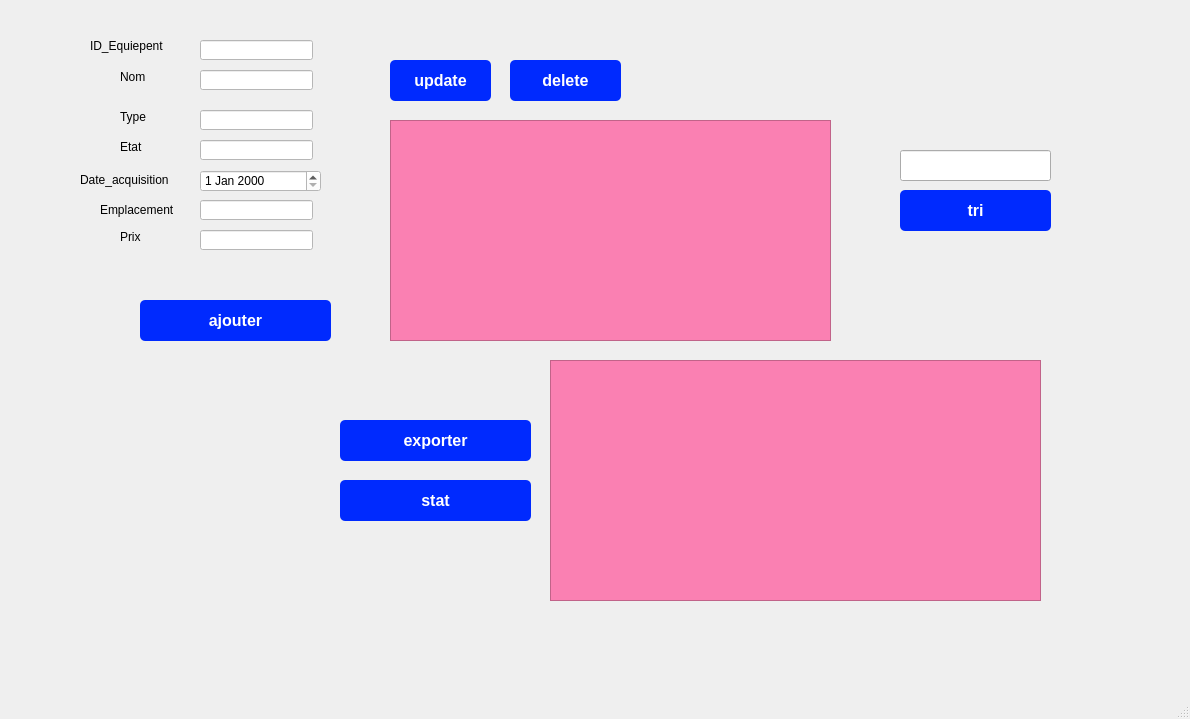
<?xml version="1.0" encoding="UTF-8"?>
<ui version="4.0">
 <class>MainWindow</class>
 <widget class="QMainWindow" name="MainWindow">
  <property name="geometry">
   <rect>
    <x>0</x>
    <y>0</y>
    <width>1190</width>
    <height>719</height>
   </rect>
  </property>
  <property name="windowTitle">
   <string>MainWindow</string>
  </property>
  <widget class="QWidget" name="centralwidget">
   <widget class="QPushButton" name="pushButton">
    <property name="geometry">
     <rect>
      <x>140</x>
      <y>300</y>
      <width>191</width>
      <height>41</height>
     </rect>
    </property>
    <property name="cursor">
     <cursorShape>PointingHandCursor</cursorShape>
    </property>
    <property name="styleSheet">
     <string notr="true">QPushButton {
    background-color: #002afe;   /* Couleur de fond */
    border: none;                /* Pas de bordure */
    color: white;                /* Couleur du texte */
    padding: 10px 20px;          /* Espacement interne */
    font-size: 16px;             /* Taille de la police */
    font-weight: bold;           /* Texte en gras */
    border-radius: 5px;          /* Bords arrondis */
}

QPushButton:hover {
    background-color: #45a049;   /* Couleur de fond au survol */
}

QPushButton:pressed {
    background-color: #3e8e41;   /* Couleur de fond quand le bouton est pressé */
}
</string>
    </property>
    <property name="text">
     <string>ajouter</string>
    </property>
   </widget>
   <widget class="QLabel" name="label">
    <property name="geometry">
     <rect>
      <x>120</x>
      <y>70</y>
      <width>47</width>
      <height>14</height>
     </rect>
    </property>
    <property name="styleSheet">
     <string notr="true">color: black;  
font: 9pt &quot;Sitka Subheading&quot;;
font: 700 9pt &quot;Segoe UI&quot;;</string>
    </property>
    <property name="text">
     <string>Nom</string>
    </property>
   </widget>
   <widget class="QLabel" name="label_2">
    <property name="geometry">
     <rect>
      <x>120</x>
      <y>110</y>
      <width>47</width>
      <height>14</height>
     </rect>
    </property>
    <property name="styleSheet">
     <string notr="true">color: black;  
font: 9pt &quot;Sitka Subheading&quot;;
font: 700 9pt &quot;Segoe UI&quot;;</string>
    </property>
    <property name="text">
     <string>Type</string>
    </property>
   </widget>
   <widget class="QLabel" name="label_3">
    <property name="geometry">
     <rect>
      <x>120</x>
      <y>140</y>
      <width>47</width>
      <height>14</height>
     </rect>
    </property>
    <property name="styleSheet">
     <string notr="true">color: black;  
font: 9pt &quot;Sitka Subheading&quot;;
font: 700 9pt &quot;Segoe UI&quot;;</string>
    </property>
    <property name="text">
     <string>Etat</string>
    </property>
   </widget>
   <widget class="QLabel" name="label_4">
    <property name="geometry">
     <rect>
      <x>80</x>
      <y>170</y>
      <width>131</width>
      <height>20</height>
     </rect>
    </property>
    <property name="styleSheet">
     <string notr="true">color: black;  
font: 9pt &quot;Sitka Subheading&quot;;
font: 700 9pt &quot;Segoe UI&quot;;</string>
    </property>
    <property name="text">
     <string>Date_acquisition</string>
    </property>
   </widget>
   <widget class="QLabel" name="label_5">
    <property name="geometry">
     <rect>
      <x>100</x>
      <y>200</y>
      <width>101</width>
      <height>20</height>
     </rect>
    </property>
    <property name="styleSheet">
     <string notr="true">color: black;  
font: 9pt &quot;Sitka Subheading&quot;;
font: 700 9pt &quot;Segoe UI&quot;;</string>
    </property>
    <property name="text">
     <string>Emplacement</string>
    </property>
   </widget>
   <widget class="QLabel" name="label_6">
    <property name="geometry">
     <rect>
      <x>120</x>
      <y>230</y>
      <width>47</width>
      <height>14</height>
     </rect>
    </property>
    <property name="styleSheet">
     <string notr="true">color: black;  
font: 9pt &quot;Sitka Subheading&quot;;
font: 700 9pt &quot;Segoe UI&quot;;</string>
    </property>
    <property name="text">
     <string>Prix</string>
    </property>
   </widget>
   <widget class="QLineEdit" name="lineEdit">
    <property name="geometry">
     <rect>
      <x>200</x>
      <y>70</y>
      <width>113</width>
      <height>20</height>
     </rect>
    </property>
    <property name="styleSheet">
     <string notr="true">background-color: rgb(255, 255, 255);
</string>
    </property>
   </widget>
   <widget class="QLineEdit" name="lineEdit_2">
    <property name="geometry">
     <rect>
      <x>200</x>
      <y>110</y>
      <width>113</width>
      <height>20</height>
     </rect>
    </property>
    <property name="styleSheet">
     <string notr="true">background-color: rgb(255, 255, 255);
</string>
    </property>
   </widget>
   <widget class="QLineEdit" name="lineEdit_3">
    <property name="geometry">
     <rect>
      <x>200</x>
      <y>140</y>
      <width>113</width>
      <height>20</height>
     </rect>
    </property>
    <property name="styleSheet">
     <string notr="true">background-color: rgb(255, 255, 255);
</string>
    </property>
   </widget>
   <widget class="QLineEdit" name="lineEdit_4">
    <property name="geometry">
     <rect>
      <x>200</x>
      <y>200</y>
      <width>113</width>
      <height>20</height>
     </rect>
    </property>
    <property name="styleSheet">
     <string notr="true">background-color: rgb(255, 255, 255);
border-color: rgb(255, 218, 106);
</string>
    </property>
   </widget>
   <widget class="QLineEdit" name="lineEdit_5">
    <property name="geometry">
     <rect>
      <x>200</x>
      <y>230</y>
      <width>113</width>
      <height>20</height>
     </rect>
    </property>
    <property name="styleSheet">
     <string notr="true">background-color: rgb(255, 255, 255);

</string>
    </property>
   </widget>
   <widget class="QDateEdit" name="dateEdit">
    <property name="geometry">
     <rect>
      <x>200</x>
      <y>170</y>
      <width>121</width>
      <height>22</height>
     </rect>
    </property>
    <property name="styleSheet">
     <string notr="true">background-color: rgb(255, 255, 255);
</string>
    </property>
   </widget>
   <widget class="QTableView" name="tableView">
    <property name="geometry">
     <rect>
      <x>390</x>
      <y>120</y>
      <width>441</width>
      <height>221</height>
     </rect>
    </property>
    <property name="styleSheet">
     <string notr="true">background-color: rgb(250, 128, 178);
</string>
    </property>
   </widget>
   <widget class="QLabel" name="label_7">
    <property name="geometry">
     <rect>
      <x>90</x>
      <y>30</y>
      <width>131</width>
      <height>31</height>
     </rect>
    </property>
    <property name="styleSheet">
     <string notr="true">color: black;  
font: 9pt &quot;Sitka Subheading&quot;;
font: 700 9pt &quot;Segoe UI&quot;;</string>
    </property>
    <property name="text">
     <string>ID_Equiepent</string>
    </property>
   </widget>
   <widget class="QLineEdit" name="lineEdit_6">
    <property name="geometry">
     <rect>
      <x>200</x>
      <y>40</y>
      <width>113</width>
      <height>20</height>
     </rect>
    </property>
    <property name="styleSheet">
     <string notr="true">background-color: rgb(73, 85, 255);
background-color: rgb(255, 255, 255);
</string>
    </property>
   </widget>
   <widget class="QPushButton" name="pushButton_2">
    <property name="geometry">
     <rect>
      <x>390</x>
      <y>60</y>
      <width>101</width>
      <height>41</height>
     </rect>
    </property>
    <property name="cursor">
     <cursorShape>PointingHandCursor</cursorShape>
    </property>
    <property name="styleSheet">
     <string notr="true">QPushButton {
    background-color: #002afe;   /* Couleur de fond */
    border: none;                /* Pas de bordure */
    color: white;                /* Couleur du texte */
    padding: 10px 20px;          /* Espacement interne */
    font-size: 16px;             /* Taille de la police */
    font-weight: bold;           /* Texte en gras */
    border-radius: 5px;          /* Bords arrondis */
}

QPushButton:hover {
    background-color: #45a049;   /* Couleur de fond au survol */
}

QPushButton:pressed {
    background-color: #3e8e41;   /* Couleur de fond quand le bouton est pressé */
}
</string>
    </property>
    <property name="text">
     <string>update</string>
    </property>
   </widget>
   <widget class="QPushButton" name="pushButton_3">
    <property name="geometry">
     <rect>
      <x>510</x>
      <y>60</y>
      <width>111</width>
      <height>41</height>
     </rect>
    </property>
    <property name="cursor">
     <cursorShape>PointingHandCursor</cursorShape>
    </property>
    <property name="styleSheet">
     <string notr="true">QPushButton {
    background-color: #002afe;   /* Couleur de fond */
    border: none;                /* Pas de bordure */
    color: white;                /* Couleur du texte */
    padding: 10px 20px;          /* Espacement interne */
    font-size: 16px;             /* Taille de la police */
    font-weight: bold;           /* Texte en gras */
    border-radius: 5px;          /* Bords arrondis */
}

QPushButton:hover {
    background-color: #45a049;   /* Couleur de fond au survol */
}

QPushButton:pressed {
    background-color: #3e8e41;   /* Couleur de fond quand le bouton est pressé */
}
</string>
    </property>
    <property name="text">
     <string>delete</string>
    </property>
   </widget>
   <widget class="QPushButton" name="pushButton_4">
    <property name="geometry">
     <rect>
      <x>900</x>
      <y>190</y>
      <width>151</width>
      <height>41</height>
     </rect>
    </property>
    <property name="cursor">
     <cursorShape>PointingHandCursor</cursorShape>
    </property>
    <property name="styleSheet">
     <string notr="true">QPushButton {
    background-color: #002afe;   /* Couleur de fond */
    border: none;                /* Pas de bordure */
    color: white;                /* Couleur du texte */
    padding: 10px 20px;          /* Espacement interne */
    font-size: 16px;             /* Taille de la police */
    font-weight: bold;           /* Texte en gras */
    border-radius: 5px;          /* Bords arrondis */
}

QPushButton:hover {
    background-color: #45a049;   /* Couleur de fond au survol */
}

QPushButton:pressed {
    background-color: #3e8e41;   /* Couleur de fond quand le bouton est pressé */
}
</string>
    </property>
    <property name="text">
     <string>tri</string>
    </property>
   </widget>
   <widget class="QPushButton" name="pushButton_5">
    <property name="geometry">
     <rect>
      <x>340</x>
      <y>480</y>
      <width>191</width>
      <height>41</height>
     </rect>
    </property>
    <property name="cursor">
     <cursorShape>PointingHandCursor</cursorShape>
    </property>
    <property name="styleSheet">
     <string notr="true">QPushButton {
    background-color: #002afe;   /* Couleur de fond */
    border: none;                /* Pas de bordure */
    color: white;                /* Couleur du texte */
    padding: 10px 20px;          /* Espacement interne */
    font-size: 16px;             /* Taille de la police */
    font-weight: bold;           /* Texte en gras */
    border-radius: 5px;          /* Bords arrondis */
}

QPushButton:hover {
    background-color: #45a049;   /* Couleur de fond au survol */
}

QPushButton:pressed {
    background-color: #3e8e41;   /* Couleur de fond quand le bouton est pressé */
}
</string>
    </property>
    <property name="text">
     <string>stat</string>
    </property>
   </widget>
   <widget class="QLineEdit" name="lineEdit_7">
    <property name="geometry">
     <rect>
      <x>900</x>
      <y>150</y>
      <width>151</width>
      <height>31</height>
     </rect>
    </property>
    <property name="text">
     <string/>
    </property>
   </widget>
   <widget class="QTableView" name="tableView_2">
    <property name="geometry">
     <rect>
      <x>550</x>
      <y>360</y>
      <width>491</width>
      <height>241</height>
     </rect>
    </property>
    <property name="styleSheet">
     <string notr="true">background-color: rgb(250, 128, 178);
</string>
    </property>
   </widget>
   <widget class="QLabel" name="label_9">
    <property name="geometry">
     <rect>
      <x>0</x>
      <y>20</y>
      <width>1181</width>
      <height>701</height>
     </rect>
    </property>
    <property name="autoFillBackground">
     <bool>false</bool>
    </property>
    <property name="styleSheet">
     <string notr="true">background-image: url('c:/Users/ayadi/Desktop/file.png');
                     </string>
    </property>
    <property name="text">
     <string/>
    </property>
    <property name="scaledContents">
     <bool>true</bool>
    </property>
    <property name="wordWrap">
     <bool>false</bool>
    </property>
    <property name="openExternalLinks">
     <bool>false</bool>
    </property>
   </widget>
   <widget class="QPushButton" name="pushButton_6">
    <property name="geometry">
     <rect>
      <x>340</x>
      <y>420</y>
      <width>191</width>
      <height>41</height>
     </rect>
    </property>
    <property name="cursor">
     <cursorShape>PointingHandCursor</cursorShape>
    </property>
    <property name="styleSheet">
     <string notr="true">QPushButton {
    background-color: #002afe;   /* Couleur de fond */
    border: none;                /* Pas de bordure */
    color: white;                /* Couleur du texte */
    padding: 10px 20px;          /* Espacement interne */
    font-size: 16px;             /* Taille de la police */
    font-weight: bold;           /* Texte en gras */
    border-radius: 5px;          /* Bords arrondis */
}

QPushButton:hover {
    background-color: #45a049;   /* Couleur de fond au survol */
}

QPushButton:pressed {
    background-color: #3e8e41;   /* Couleur de fond quand le bouton est pressé */
}
</string>
    </property>
    <property name="text">
     <string>exporter</string>
    </property>
   </widget>
   <zorder>label_9</zorder>
   <zorder>pushButton</zorder>
   <zorder>label</zorder>
   <zorder>label_2</zorder>
   <zorder>label_3</zorder>
   <zorder>label_4</zorder>
   <zorder>label_5</zorder>
   <zorder>label_6</zorder>
   <zorder>lineEdit</zorder>
   <zorder>lineEdit_2</zorder>
   <zorder>lineEdit_3</zorder>
   <zorder>lineEdit_4</zorder>
   <zorder>lineEdit_5</zorder>
   <zorder>dateEdit</zorder>
   <zorder>tableView</zorder>
   <zorder>label_7</zorder>
   <zorder>lineEdit_6</zorder>
   <zorder>pushButton_2</zorder>
   <zorder>pushButton_3</zorder>
   <zorder>pushButton_4</zorder>
   <zorder>pushButton_5</zorder>
   <zorder>lineEdit_7</zorder>
   <zorder>tableView_2</zorder>
   <zorder>pushButton_6</zorder>
  </widget>
  <widget class="QMenuBar" name="menubar">
   <property name="geometry">
    <rect>
     <x>0</x>
     <y>0</y>
     <width>1190</width>
     <height>21</height>
    </rect>
   </property>
  </widget>
  <widget class="QStatusBar" name="statusbar"/>
 </widget>
 <resources/>
 <connections/>
</ui>
